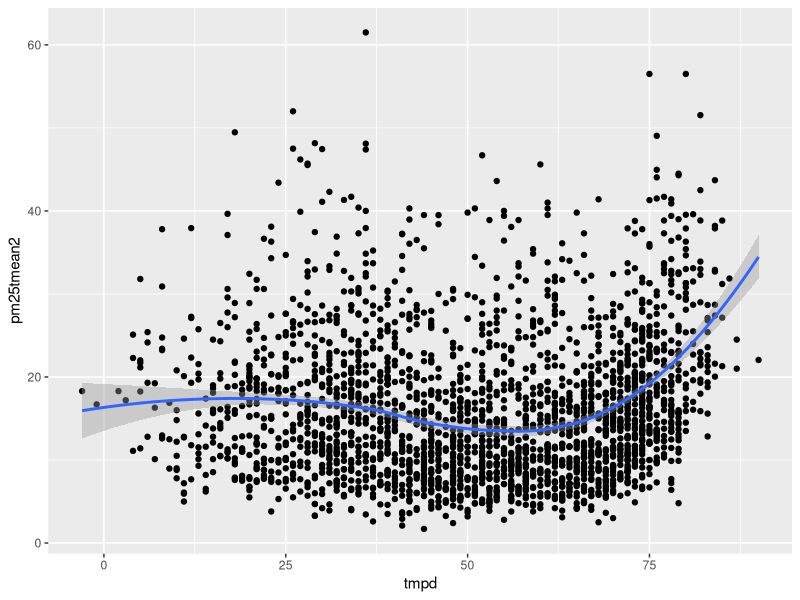

R code for this plot:
## ---- chunk 1
knitr::opts_chunk$set(echo = TRUE)
## ---- chunk 2
library(tidyverse)
chicago <- read.csv("chicago-air-pollution.csv")
chicago <- as_tibble(chicago) # I made this a tibble for better printing :) 
## ---- chunk 3
str(chicago)
head(chicago)

## ---- chunk 4
chicago <- select(chicago, -city)

# also works:
# chicago <- chicago %>% 
#   select(-city)

## ---- chunk 5
select(chicago, ends_with("mean2"))
## ---- chunk 6
filter(chicago, pm25tmean2 < 12) %>% count()
## ---- chunk 7
chicago %>% 
  filter(pm25tmean2 >= 35)%>% 
  count()
## ---- chunk 8
chicago %>% 
  filter(!is.na(pm25tmean2))%>% 
  filter(!is.na(tmpd))%>%
  ggplot(aes(x = tmpd, y = pm25tmean2))+ # note that because you piped in a dataset you don't need to specify it again
    geom_point()+
    geom_smooth(method = "loess") # you could specify whatever method you want here

## ---- chunk 9
chicago <- chicago %>% # note: you need to assign the result back to the dataframe, or you will not overwrite it!
  rename(temp = tmpd, # naming syntax: newvar = oldvar
          dew = dptp, 
         pm25 = pm25tmean2, 
         pm10 = pm10tmean2)

## ---- chunk 10
# remember that you will have chosen different variable names for your renamed variables
# remember that z = (value - mean)/sd, this is the equation you want to implement

chicago %>% 
  mutate(pm25.z = pm25 - mean(pm25, na.rm = TRUE), # note here, we are calculating the mean pm25 in line
          pm25.z = pm25.z / sd(pm25, na.rm = TRUE )) # note here, you are modifying the new variable ! 

# you could also do it in a single line:
chicago %>% 
  mutate(pm25.z = (pm25 - mean(pm25, na.rm = T)) / sd(pm25, na.rm = T) ) 

## ---- chunk 11

chicago %>% 
  mutate(pm2.5_rel = ifelse(pm25 < 12, "low", #ifelse1
                            ifelse(pm25 < 35 , "medium" , "high" )) #ifelse2
         )

